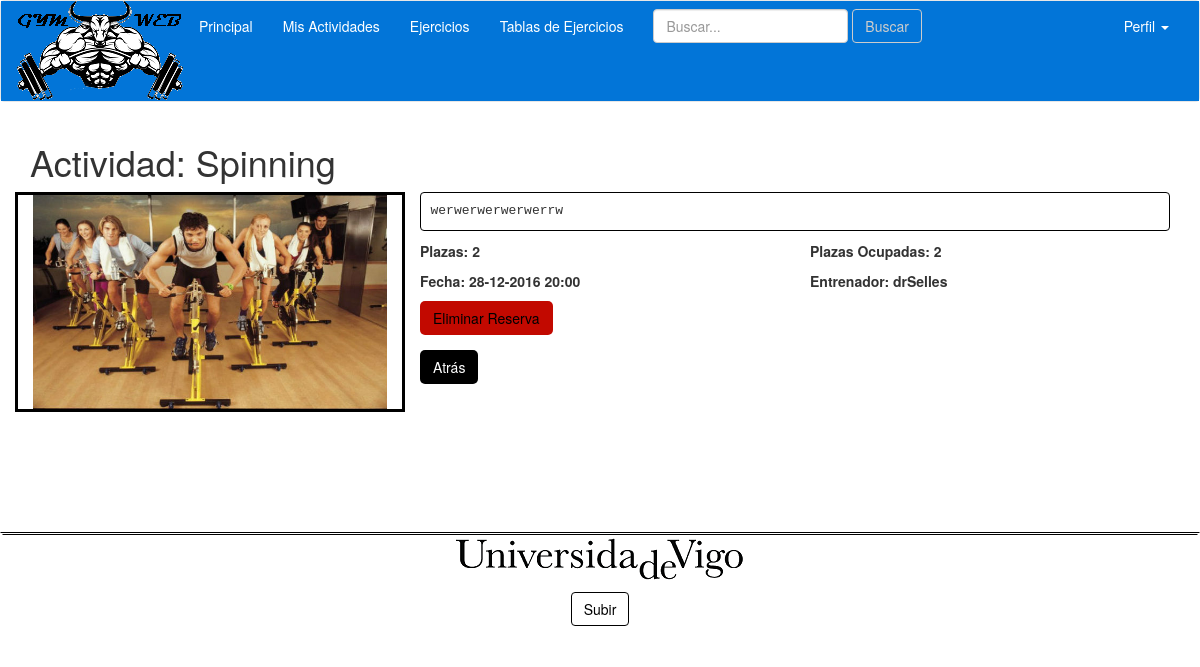
Page /views/Deportista/consultarActividades.php?id=12 (signed in) on the committed database.
### tables this page shows
CREATE TABLE `actividad` (
  `idActividad` int(11) NOT NULL,
  `nomActividad` varchar(30) DEFAULT NULL,
  `totalPlazas` int(11) DEFAULT NULL,
  `descripAct` varchar(500) DEFAULT NULL,
  `fecha` datetime DEFAULT NULL,
  `plazasOcupadas` int(11) DEFAULT NULL,
  `imagenAct` longblob
);

CREATE TABLE `usuario` (
  `idUsuario` int(11) NOT NULL,
  `nomUsuario` varchar(30) DEFAULT NULL,
  `password` varchar(32) DEFAULT NULL,
  `email` varchar(50) DEFAULT NULL,
  `tipoUsuario` varchar(13) DEFAULT NULL,
  `nombre` varchar(20) DEFAULT NULL,
  `apellidos` varchar(40) DEFAULT NULL,
  `imagenPerfil` longblob
);

### model/ActividadMapper.php (called while the page is built, shortened)
<?php
require_once(__DIR__."/../conexion/bdConexion.php");
class ActividadMapper{
    public static function findByIdActividad($idActividad){
        global $connect;
        $resultado = mysqli_query($connect, 'SELECT * FROM actividad WHERE idActividad ="'.$idActividad.'"');
        if (mysqli_num_rows($resultado) > 0) {
            $row = mysqli_fetch_assoc($resultado);
            $actividad= new Actividad($row['idActividad'],$row['nomActividad'],$row['totalPlazas'],$row['descripAct'],$row['fecha'],$row['plazasOcupadas'],$row['imagenAct']);
            return $actividad;
        } else {
            return NULL;
        }
    }
    public static function esValidoActividad($idActividad) {
        global $connect;
        $resultado = mysqli_query($connect, "SELECT * FROM actividad WHERE idActividad=\"$idActividad\"");
        $busqueda = mysqli_num_rows($resultado);
        if( $busqueda > 0) {
            return true;
        }
    }
    public static function getEntrenadorAsignado($idActividad){
        global $connect;
        $resultado = mysqli_query($connect, 'SELECT * FROM usuario_actividad WHERE Actividad_idActividad ="'.$idActividad.'"');
        if (mysqli_num_rows($resultado) > 0) {
            $row = mysqli_fetch_assoc($resultado);
            $resultado2 = mysqli_query($connect, 'SELECT nomUsuario FROM usuario WHERE idUsuario ="'.$row['Usuario_idUsuario'].'"');
            return $resultado2;
        } else {
            return NULL;
        }
    }
    public static function existeReserva($idActividad,$idUsuario){
        global $connect;
        $resultado = mysqli_query($connect, 'SELECT * FROM reserva WHERE Actividad_idActividad ="'.$idActividad.'" AND Usuario_idUsuario ="'.$idUsuario.'"');
        if (mysqli_num_rows($resultado) > 0) {
            return true;
        } else {
            return false;
        }
    }
}
?>

### model/Actividad.php (called while the page is built, shortened)
<?php
require_once(__DIR__."/../conexion/bdConexion.php");
require_once(__DIR__."/../model/ActividadMapper.php");
class Actividad {
  protected $nomActividad;
  protected $totalPlazas;
  protected $descripAct;
  protected $fecha;
  protected $plazasOcupadas;
  protected $imagenAct;
  public function __construct($idActividad=NULL,$nomActividad=NULL, $totalPlazas=NULL, $descripAct=NULL, $fecha=NULL,$plazasOcupadas=NULL, $imagenAct=NULL) {
    $this->nomActividad = $nomActividad;
    $this->totalPlazas = $totalPlazas;
    $this->descripAct = $descripAct;
    $this->fecha = $fecha;
    $this->plazasOcupadas = $plazasOcupadas;
    $this->imagenAct = $imagenAct;
  }
  public function getNomActividad() {
    return $this->nomActividad;
  }
  public function getTotalPlazas() {
    return $this->totalPlazas;
  }
  public function getDescripActividad() {
    return $this->descripAct;
  }
  public function getFecha() {
    return $this->fecha;
  }
  public function getPlazasOcupadas() {
    return $this->plazasOcupadas;
  }
  public function getImagenActividad() {
    return $this->imagenAct;
  }
  public static function obtenerDatos($idActividad) {
    if ($idActividad) {
        if ($res = ActividadMapper::esValidoActividad($idActividad)) {
                return ActividadMapper::findByIdActividad($idActividad);
        } else {
                echo "ERROR: La actividad no existe.";
            }
        } else {
            return "ERROR, no existe la actividad";
        }
  }
  public static function existeReserva($idActividad,$idUsuario){
    return ActividadMapper::existeReserva($idActividad,$idUsuario);
  }
  public static function getEntrenadorAsignado($idActividad){
     return ActividadMapper::getEntrenadorAsignado($idActividad);
  }
}
?>

### controller/ActividadController.php (called while the page is built, shortened)
<?php
require_once(__DIR__."/../conexion/bdConexion.php");
require_once(__DIR__."/../model/ActividadMapper.php");
require_once(__DIR__."/../model/Actividad.php");
	class ActividadController{
        public static function getEntrenador($idActividad){
          $entrenadorActividad = Actividad::getEntrenadorAsignado($idActividad);
          return $entrenadorActividad;
        }
        public static function existeReserva($idActividad,$idUsuario){
           $existe = Actividad::existeReserva($idActividad,$idUsuario);
           return $existe;
        }
        public static function getActividad($idActividad){
        $actividad = Actividad::obtenerDatos($idActividad);
        if ($actividad == NULL){
          $error = "No existe la actividad";
          header("Location: ../views/error.php?error=$error");
        }else{
          return $actividad;
        }
      }
  }
?>

### views/Deportista/consultarActividades.php (the view, shortened to what this page needs)
<?php
 $idUsuario=$_SESSION['idUsuario'];
 if ($_SESSION['tipoUsuario'] =='DeportistaPEF' || $_SESSION['tipoUsuario'] =='DeportistaTDU'){
   $idActividad = $_GET['id'];
    $actividad = ActividadController::getActividad($idActividad);
    $row = ActividadController::getEntrenador($idActividad);
    $row2 = ActividadController::existeReserva($idActividad,$idUsuario);
    $fecha = $actividad->getFecha();
    $format = "Y-m-d H:i:s";
    $dateobj = DateTime::createFromFormat($format, $fecha);
?>
<!DOCTYPE html>
<html lang="en">
  <head>
    <link href="../../css/navbar.css" rel="stylesheet">
    <link href="../../css/bootstrap.min.css" rel="stylesheet">
    <link href="../../css/consultarActividades.css" rel="stylesheet">
  </head>
  <body>
  <header>
    <?php include("../navbar.php");   ?>
  </header>
  	<div class="container">
        <h1>Actividad: <?php echo $actividad->getNomActividad();?></h1>
      <div id="container-acts">
       <div class="row">
          <div class="col-xs-12 col-sm-4 col-md-4 col-lg-4" style="border-style: solid;border-color: black;margin-bottom: 20px;"><img alt="imgAct" src="../../img/actividades/<?php echo $actividad->getImagenActividad();?>" style="max-width: 100%;max-height: 100%;"></div>
          <div class="col-xs-12 col-sm-8 col-md-8 col-lg-8">
            <pre style="background-color: transparent; border-color: black;">
<?php echo $actividad->getDescripActividad();?>
          </pre>
          </div>
          <div class="col-xs-4 col-sm-4 col-md-4 col-lg-4"><p><b>Plazas: <?php echo $actividad->getTotalPlazas();?></b></p></div>
          <div class="col-xs-4 col-sm-4 col-md-4 col-lg-4"><p><b>Plazas Ocupadas: <?php echo $actividad->getPlazasOcupadas();?></b></p></div>
          <div class="col-xs-4 col-sm-4 col-md-4 col-lg-4"><p><b>Fecha: <?php echo $dateobj->format("d-m-Y H:i");?></b></p></div>
          <div class="col-xs-4 col-sm-4 col-md-4 col-lg-4"><p><b>Entrenador: <?php if($row!=null){ foreach($row as $entrenador){
             echo $entrenador['nomUsuario'];
            }}?></b></p></div>
           <div class="col-xs-4 col-sm-4 col-md-4 col-lg-4">
           <?php
            if($row2!=1){
           ?>
           <form action="../../controller/defaultController.php?controlador=reserva&accion=crearReserva" method="POST">
           <input type="hidden" name="idActividad" value="<?php echo $actividad->getIdActividad();?>">
           <input type="hidden" name="totalPlazas" value="<?php echo $actividad->getTotalPlazas();?>">
           <input type="hidden" name="fecha" value="<?php echo $dateobj->format("d-m-Y H:i");?>">
           <input type="hidden" name="plazasOcup" value="<?php echo $actividad->getPlazasOcupadas();?>">
           <input type="hidden" name="idUsuario" value="<?php echo $idUsuario;?>">
           <button type="submit" style="background-color: slateblue;color: white; margin-bottom: 10px;" class="btn btn-default4" id="ReservarPlaza">Reservar plaza</button></a>
           </form>
           <?php
            } else{
           ?>
           <div class="form-group">
               <button type="button" class="btn btn-default1" data-toggle="modal" data-target=".bs-example-modal-sm">Eliminar Reserva</button>
             </div>
           <?php
              }
           ?>
            <a href="principal.php"><button type="button" class="btn btn-default3">Atr&aacutes</button></a>
            </div>
       </div>
     </div>
  </div>
  <?php include("../footer.php");   ?>
  </body>
</html>
<?php
  }
?>

### css/navbar.css (style rules this page uses)
a { color: white; }

### css/consultarActividades.css (style rules this page uses)
button.btn.btn-default1 { background-color: #C20900; border-radius: 5px; color: black; }
button.btn.btn-default3 { background-color: black; border-radius: 5px; color: white; }

### rows in the picture
actividad: nomActividad "Spinning", imagenAct (picture), descripAct "werwerwerwerwerrw", totalPlazas "2", plazasOcupadas "2", fecha "28-12-2016 20:00"
usuario: nomUsuario "drSelles"
